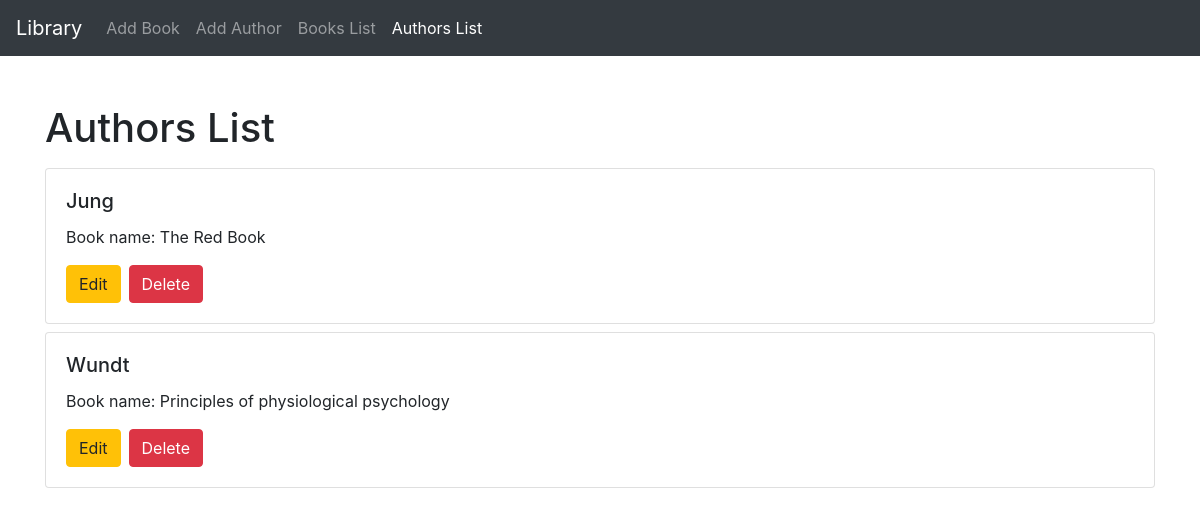
The app's page /AuthorsList.php with its own data.
### tables this page shows
CREATE TABLE authors (name VARCHAR(50), id INT PRIMARY KEY NOT NULL AUTO_INCREMENT);

CREATE TABLE books (title VARCHAR(50), description TEXT(100),
       author VARCHAR(50), id INT PRIMARY KEY NOT NULL AUTO_INCREMENT);

### AuthorsList.php (the view, shortened to what this page needs)
<? require "./includes/header.php" ?>
<?php
require './database/connected_db.php';
$query1 = mysqli_query($conn, "SELECT * FROM authors as A LEFT JOIN books as B ON (A.name = B.author) where B.title is NOT null");
?>
<div class="container">
    <h1 class="mb-3">Authors List</h1>
    <? while($row=mysqli_fetch_array($query1)) : ?>
        <div class="card mt-2 mb-2">
            <div class="card-body">
                <h5 class="card-title"><? echo $row['name'] ?></h5>
                <p class="card-text">Book name: <? echo $row['title'] ?></p>
                <div class="d-flex">
                    <a href="./database/edit_author.php?id=<?php echo $row[0];?>&name=<?php echo $row['name'];?>" class="btn btn-warning mr-2">Edit</a>
                    <a href="./database/delete_author.php?id=<?php echo $row[0];?>" class="btn btn-danger">Delete</a>
                </div>
            </div>
        </div>
    <? endwhile; ?>
</div>
<? require "./includes/footer.php" ?>

### records on screen
authors: name "Jung", books.title "The Red Book"
authors: name "Wundt", books.title "Principles of physiological psychology"
